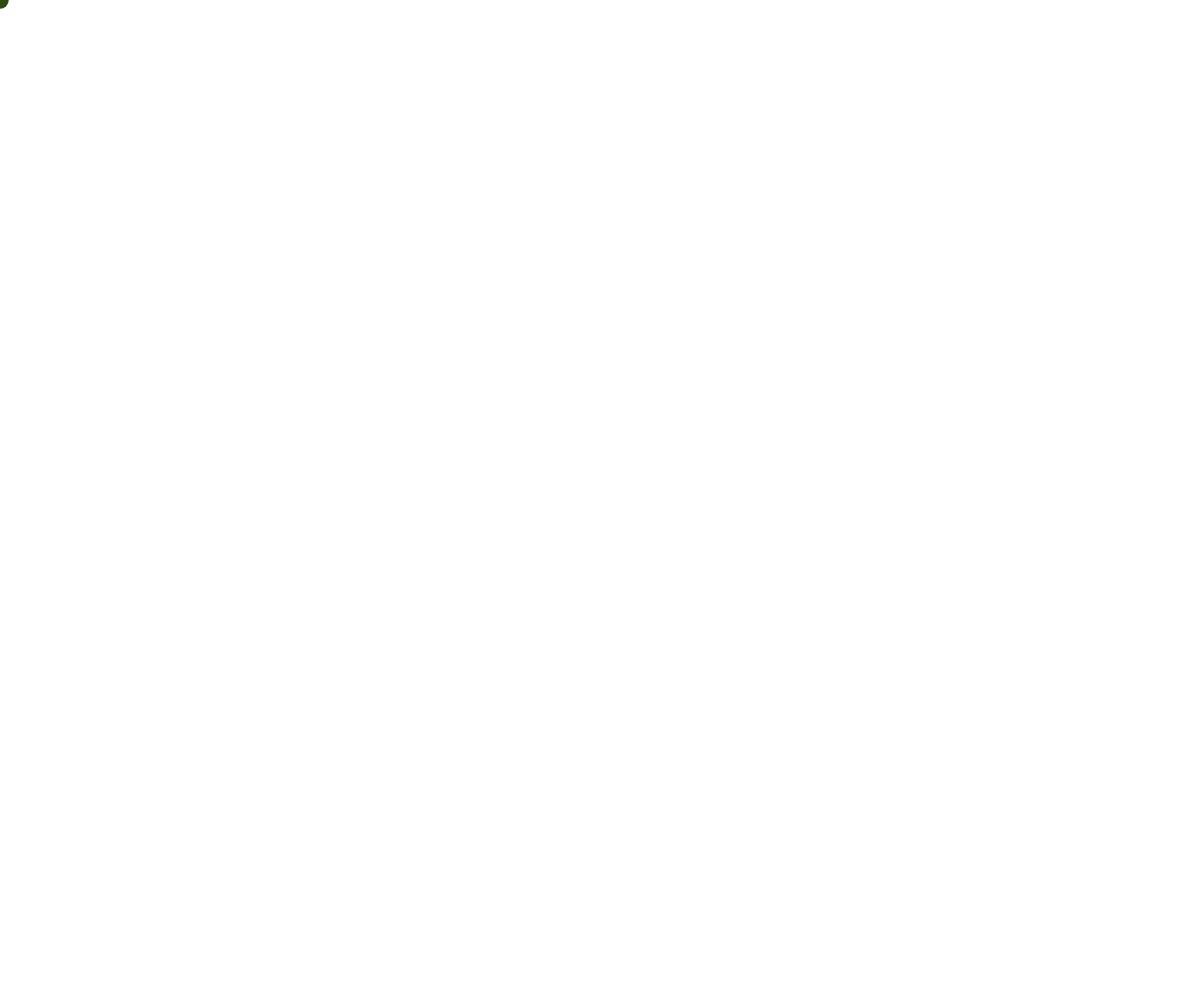
Frame 1 (no input)
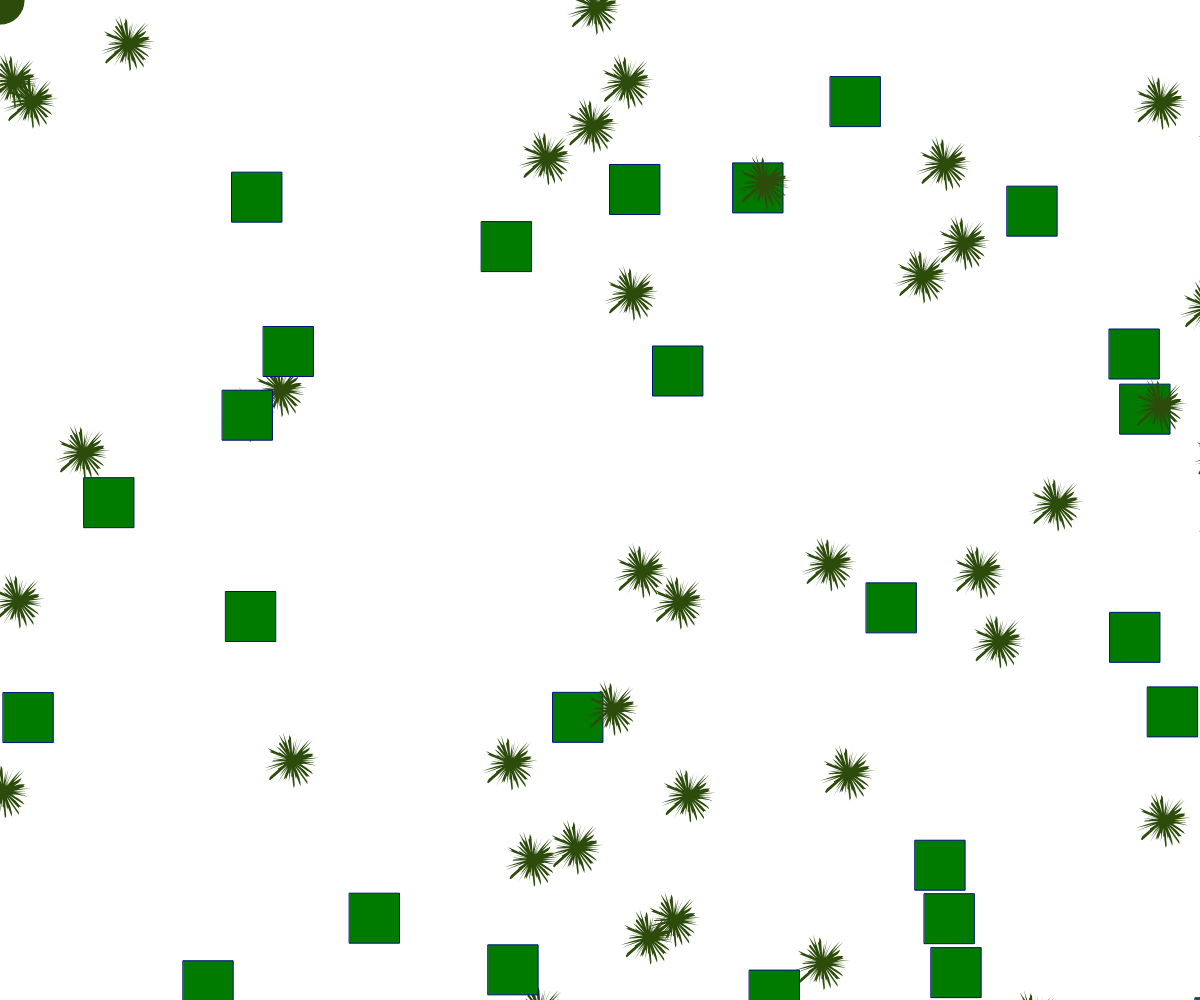
Frame 60 (no input)
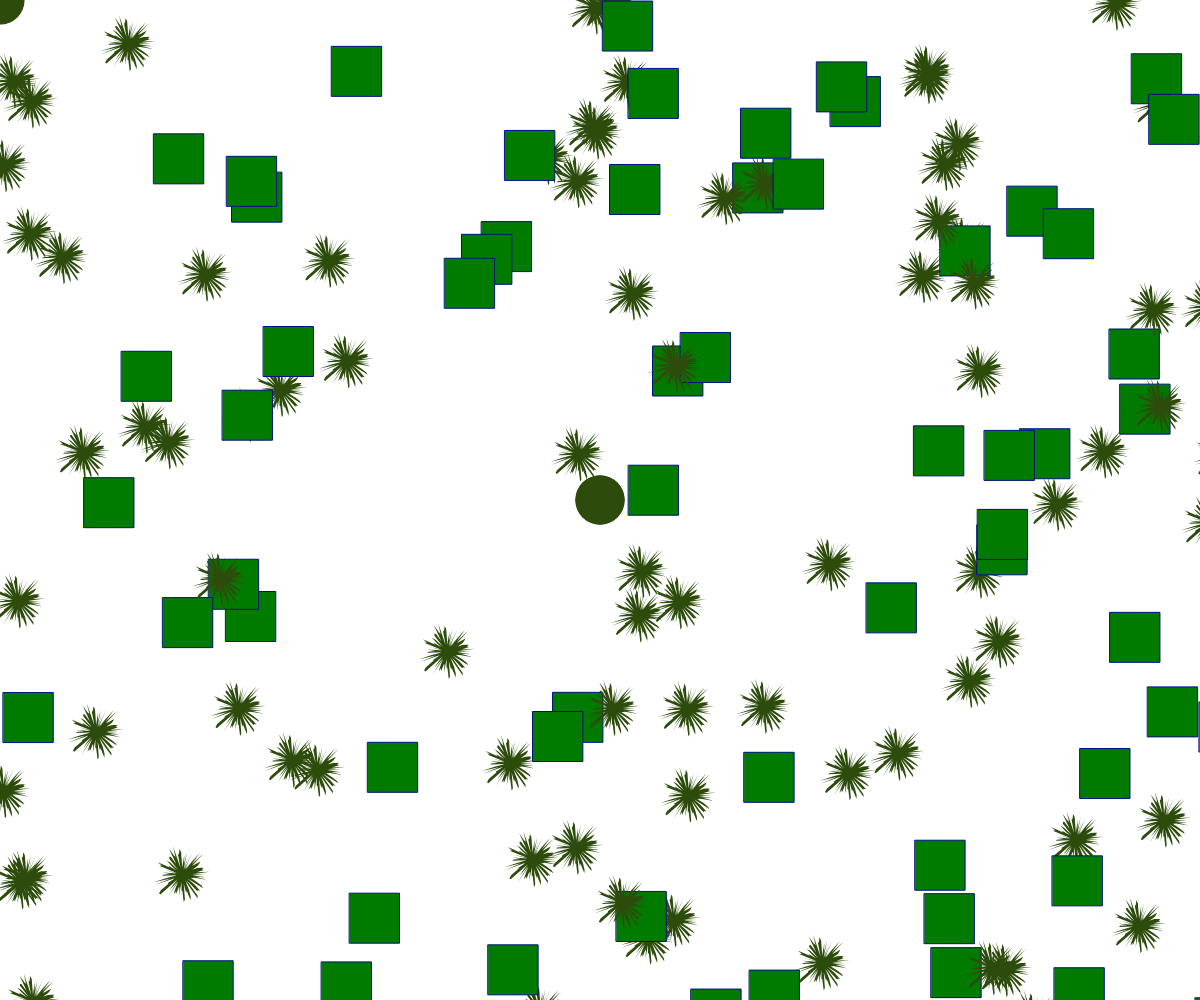
Frame 120 (the mouse pressed at the canvas centre since frame 60)

The p5.js sketch that drew these frames (run headless with seeded random() and noise() and a simulated clock; from frame 60 on, the mouse is pressed at the canvas centre):

// p5.js sketch
// ── sketch.js
var radiusList = [];
var nbPoint = 120;
var redefined = false;

function setup()
{
  createCanvas(windowWidth, windowHeight);
  redefineRadius();
}

function redefineRadius()
{
  radiusList = [];
  for (var i = 0; i < nbPoint; i++)
  {
    var radius = random(5, 30);
    radiusList.push(radius);
  }
}

function draw()
{
  //background(127, 127, 217);

  beginShape();
  var ox = random(1, 1300);
  var oy = random(1, 1300);
  for (var i = 0; i < nbPoint; i++)
  {
    var normi = i/nbPoint;
    var theta = normi * TWO_PI;
    var radius = radiusList[i];
    var x = cos(theta) * radius + ox;
    var y = sin(theta) * radius + oy;
    vertex(x, y);
  }
  endShape(CLOSE);

  var placeX = random(1, 1500);
  var placeY = random(1, 1500);
  fill(0, 123, 0);
  stroke(0, 16, 129);
  rect(placeX, placeY, 50, 50);

  var radiusE = random(10, 50);
  fill(45, 76, 12);
  noStroke();
  ellipse(mouseX, mouseY, radiusE, radiusE);
}
